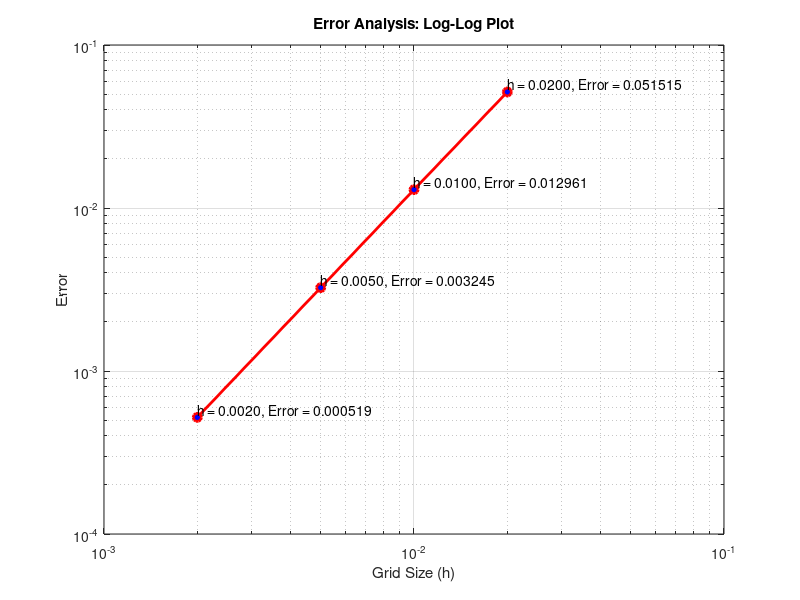
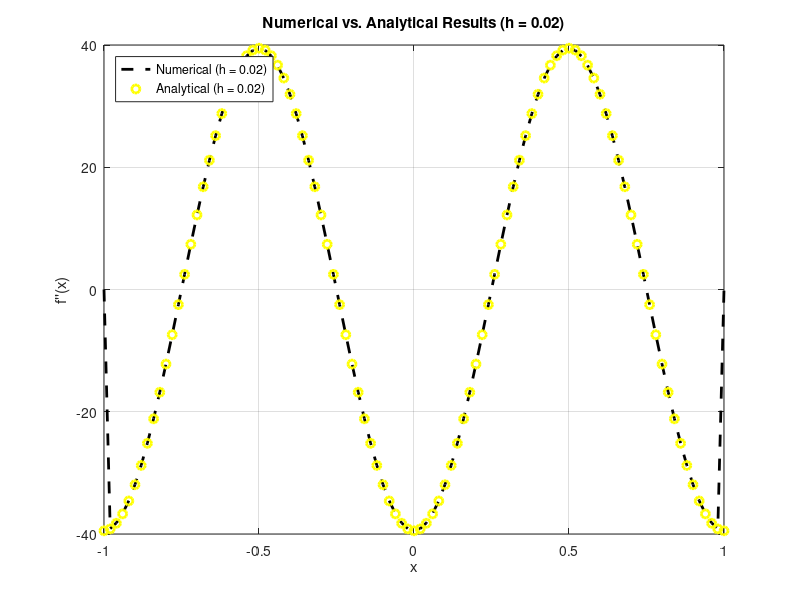

The MATLAB script that drew these images, in order:
clc;
clear;
close all;
%% The Main Function
f = @(x) 2 * (cos(pi * x)).^2 - 1;

%  The interval and different grid sizes
a = -1;
b = 1;
grid_sizes = [0.02, 0.01, 0.005, 0.002];
h = grid_sizes;

% Initialize arrays to store error 
errors = zeros(size(grid_sizes));

% Create cell arrays to store x and labels for each grid size
x_values = cell(size(grid_sizes));
labels = cell(size(grid_sizes));
 
% Initialize arrays to store numerical and analytical results
numerical_results = cell(size(grid_sizes));
analytical_results = cell(size(grid_sizes));
%% For Loop for different grid sizes
for i = 1:length(grid_sizes)
    h = grid_sizes(i);
    x = a:h:b;
    x_values{i} = x;
    dx = 1/h^2;
    
    % Calculate the analytical second derivative
     f_double_prime_exact = 4 * pi^2 * ((sin(pi * x)).^2 - (cos(pi * x)).^2);
    
   % Calculate the centered finite difference approximation of the second derivative
    f_double_prime_approx = zeros(size(x));
    
    for j = 2:(length(x) - 1)
        f_double_prime_approx(j) = (f(x(j + 1)) - 2 * f(x(j)) + f(x(j - 1))) * dx;
    end 
   
    % Calculate the error
    errors(i) = max(abs(f_double_prime_exact(2:length(grid_sizes)-1) - f_double_prime_approx(2:length(grid_sizes)-1)));
    
    % Store numerical and analytical results
    numerical_results{i} = f_double_prime_approx;
    analytical_results{i} = f_double_prime_exact;
    
    % Create labels with grid size and error
    labels{i} = sprintf('h = %.4f, Error = %.6f', h, errors(i));
end
%% Plot the log-log plots of errors versus grid sizes with labels

figure;
loglog(grid_sizes, errors, 'r-o', 'LineWidth', 2, 'MarkerFaceColor', 'b');
text(grid_sizes, errors, labels, 'VerticalAlignment', 'bottom', 'HorizontalAlignment', 'left', 'FontSize', 10);
xlabel('Grid Size (h)');
ylabel('Error');
title('Error Analysis: Log-Log Plot');
grid on;

% Plot the numerical and analytical results for h = 0.02 in the same plot
h_index = find(grid_sizes == 0.02); % Find the index for h = 0.02
figure;
plot(x_values{h_index}, numerical_results{h_index}, 'k--', 'LineWidth', 2, 'DisplayName', 'Numerical (h = 0.02)');
hold on;
plot(x_values{h_index}, analytical_results{h_index}, 'yo', 'LineWidth', 2, 'DisplayName', 'Analytical (h = 0.02)');
xlabel('x');
ylabel("f''(x)");
title('Numerical vs. Analytical Results (h = 0.02)');
legend('Location', 'northwest');
grid on;
%% Perform linear regression
log_grid_sizes = log(grid_sizes);
log_errors = log(errors);

% Fit a linear model
coeffs = polyfit(log_grid_sizes, log_errors, 1);

% Extract the slope (coefficient) from the model
slope = coeffs(1);

disp(['The slope of the error plot is approximately ', num2str(slope)]);
